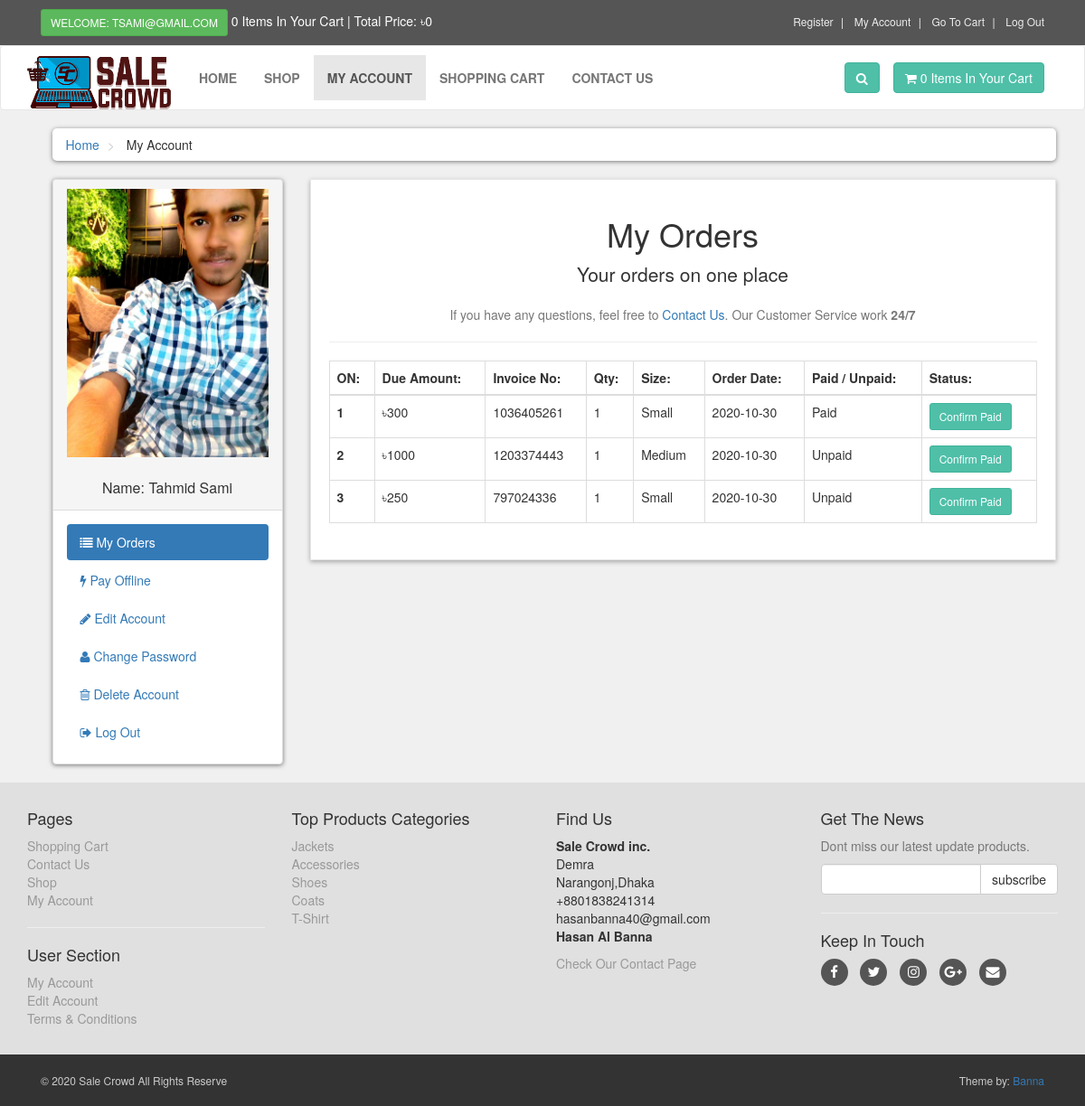
Page /customer/my_account.php?my_orders (signed in) on the committed database.
### tables this page shows
CREATE TABLE `customers` (
  `customer_id` int(10) NOT NULL,
  `customer_name` varchar(255) NOT NULL,
  `customer_email` varchar(255) NOT NULL,
  `customer_pass` varchar(255) NOT NULL,
  `token` int(11) NOT NULL,
  `status` int(11) NOT NULL,
  `customer_country` text NOT NULL,
  `customer_city` text NOT NULL,
  `customer_contact` varchar(255) NOT NULL,
  `customer_address` text NOT NULL,
  `customer_image` text NOT NULL,
  `customer_ip` varchar(100) NOT NULL
);

CREATE TABLE `customer_orders` (
  `order_id` int(10) NOT NULL,
  `customer_id` int(10) NOT NULL,
  `due_amount` int(100) NOT NULL,
  `invoice_no` int(100) NOT NULL,
  `qty` int(10) NOT NULL,
  `size` text NOT NULL,
  `order_date` date NOT NULL,
  `order_status` text NOT NULL
);

CREATE TABLE `product_categories` (
  `p_cat_id` int(10) NOT NULL,
  `p_cat_title` text NOT NULL,
  `p_cat_top` text NOT NULL,
  `p_cat_image` text NOT NULL
);

### customer/my_orders.php (the view)
<center>
    <h1> My Orders </h1>
    <p class="lead"> Your orders on one place</p>
    <p class="text-muted">
        If you have any questions, feel free to <a href="../contact.php">Contact Us</a>. Our Customer Service work <strong>24/7</strong>
    </p>
</center>
<hr>
<div class="table-responsive">
    <table class="table table-bordered table-hover">
        <thead>
            <tr>
                <th> ON: </th>
                <th> Due Amount: </th>
                <th> Invoice No: </th>
                <th> Qty: </th>
                <th> Size: </th>
                <th> Order Date:</th>
                <th> Paid / Unpaid: </th>
                <th> Status: </th>
            </tr>
        </thead>
        <tbody>
           <?php
            $customer_session = $_SESSION['customer_email'];
            $get_customer = "select * from customers where customer_email='$customer_session'";
            $run_customer = mysqli_query($con,$get_customer);
            $row_customer = mysqli_fetch_array($run_customer);
            $customer_id = $row_customer['customer_id'];
            $get_orders = "select * from customer_orders where customer_id='$customer_id'";
            $run_orders = mysqli_query($con,$get_orders);
            $i = 0;
            while($row_orders = mysqli_fetch_array($run_orders)){
                $order_id = $row_orders['order_id'];
                $due_amount = $row_orders['due_amount'];
                $invoice_no = $row_orders['invoice_no'];
                $qty = $row_orders['qty'];
                $size = $row_orders['size'];
                $order_date = substr($row_orders['order_date'],0,11);
                $order_status = $row_orders['order_status'];
                $i++;
                if($order_status=='pending'){
                    $order_status = 'Unpaid';
                }else{
                    $order_status = 'Paid';
                }
            ?>
            <tr>
                <th> <?php echo $i; ?> </th>
                <td> ৳<?php echo $due_amount; ?> </td>
                <td> <?php echo $invoice_no; ?> </td>
                <td> <?php echo $qty; ?> </td>
                <td> <?php echo $size; ?> </td>
                <td> <?php echo $order_date; ?> </td>
                <td> <?php echo $order_status; ?> </td>
                <td>
                    <a href="confirm.php?order_id=<?php echo $order_id; ?>" target="_blank" class="btn btn-primary btn-sm"> Confirm Paid </a>
                </td>
            </tr>
            <?php } ?>
        </tbody>
    </table>
</div>

### customer/includes/sidebar.php
<div class="panel panel-default sidebar-menu">
    <div class="panel-heading">
        <?php
        $customer_session = $_SESSION['customer_email'];
        $get_customer = "select * from customers where customer_email='$customer_session'";
        $run_customer = mysqli_query($con,$get_customer);
        $row_customer = mysqli_fetch_array($run_customer);
        $customer_image = $row_customer['customer_image'];
        $customer_name = $row_customer['customer_name'];
        if(!isset($_SESSION['customer_email'])){
        }else{
            echo "
                <center>
                    <img src='customer_images/$customer_image' class='img-responsive' >
                </center>
                <br/>
                <h3 class='panel-title' align='center'>
                    Name: $customer_name
                </h3>
            ";
        }
        ?>
    </div>
    <div class="panel-body">
        <ul class="nav-pills nav-stacked nav">
            <li class="<?php if(isset($_GET['my_orders'])){ echo "active"; } ?>">
                <a href="my_account.php?my_orders">
                    <i class="fa fa-list"></i> My Orders
                </a>
            </li>
            <li class="<?php if(isset($_GET['pay_offline'])){ echo "active"; } ?>">
                <a href="my_account.php?pay_offline">
                    <i class="fa fa-bolt"></i> Pay Offline
                </a>
            </li>
            <li class="<?php if(isset($_GET['edit_account'])){ echo "active"; } ?>">
                <a href="my_account.php?edit_account">
                    <i class="fa fa-pencil"></i> Edit Account
                </a>
            </li>
            <li class="<?php if(isset($_GET['change_pass'])){ echo "active"; } ?>">
                <a href="my_account.php?change_pass">
                    <i class="fa fa-user"></i> Change Password
                </a>
            </li>
            <li class="<?php if(isset($_GET['delete_account'])){ echo "active"; } ?>">
                <a href="my_account.php?delete_account">
                    <i class="fa fa-trash-o"></i> Delete Account
                </a>
            </li>
            <li>
                <a href="logout.php">
                    <i class="fa fa-sign-out"></i> Log Out
                </a>
            </li>
        </ul>
    </div>
</div>

### customer/includes/footer.php (shortened to what this page needs)
<div id="footer">
    <div class="container">
        <div class="row">
            <div class="col-sm-6 col-md-3">
               <h4>Pages</h4>
                <ul>
                    <li><a href="../cart.php">Shopping Cart</a></li>
                    <li><a href="../contact.php">Contact Us</a></li>
                    <li><a href="../shop.php">Shop</a></li>
                    <li><a href="my_account.php">My Account</a></li>
                </ul>
                <hr>
                <h4>User Section</h4>
                <ul>
                           <?php
                           if(!isset($_SESSION['customer_email'])){
                               echo"<a href='../checkout.php'>Login</a>";
                           }else{
                              echo"<a href='my_account.php?my_orders'>My Account</a>";
                           }
                           ?>
                    <li>
                            <?php
                           if(!isset($_SESSION['customer_email'])){
                               echo"<a href='../checkout.php'>Login</a>";
                           }else{
                              echo"<a href='my_account.php?edit_account'>Edit Account</a>";
                           }
                           ?>
                    </li>
                    <li><a href="../terms.php">Terms & Conditions</a></li>
                </ul>
            </div>
            <div class="com-sm-6 col-md-3">
                <h4>Top Products Categories</h4>
                <ul>
                    <?php
                        $get_p_cats = "select * from product_categories";
                        $run_p_cats = mysqli_query($con,$get_p_cats);
                        while($row_p_cats=mysqli_fetch_array($run_p_cats)){
                            $p_cat_id = $row_p_cats['p_cat_id'];
                            $p_cat_title = $row_p_cats['p_cat_title'];
                            echo "
                                <li>
                                    <a href='../shop.php?p_cat=$p_cat_id'>
                                        $p_cat_title
                                    </a>
                                </li>
                            ";
                        }
                    ?>
                </ul>
            </div>
            <div class="col-sm-6 col-md-3">
                <h4>Find Us</h4>
                <p>
                    <strong>Sale Crowd inc.</strong>
                    <br/>Demra
                    <br/>Narangonj,Dhaka
                    <br/>+8801838241314
                    <br/>hasanbanna40@gmail.com
                    <br/><strong>Hasan Al Banna</strong>
                </p>
                <a href="../contact.php">Check Our Contact Page</a>
            </div>
            <div class="col-sm-6 col-md-3">
                <h4>Get The News</h4>
                <p class="text-muted">
                    Dont miss our latest update products.
                </p>
                <form action="https://feedburner.google.com/fb/a/mailverify" method="post" target="popupwindow" onsubmit="window.open('https://feedburner.google.com/fb/a/mailverify?uri=M-devMedia', 'popupwindow', 'scrollbars=yes,width=550,height=520');return true" method="post">
                    <div class="input-group">
                        <input type="text" class="form-control" name="email">
                        <span class="input-group-btn">
                            <input type="submit" value="subscribe" class="btn btn-default">
                        </span>
                    </div>
                </form>
                <hr>
                <h4>Keep In Touch</h4>
                <p class="social">
                    <a href="../#" class="fa fa-facebook"></a>
                    <a href="../#" class="fa fa-twitter"></a>
                    <a href="../#" class="fa fa-instagram"></a>
                    <a href="../#" class="fa fa-google-plus"></a>
                    <a href="../#" class="fa fa-envelope"></a>
                </p>
            </div>
        </div>
    </div>
</div>
<div id="copyright">
    <div class="container">
        <div class="col-md-6">
            <p class="pull-left">&copy; 2020 Sale Crowd All Rights Reserve</p>
        </div>
        <div class="col-md-6">
            <p class="pull-right">Theme by: <a href="#">Banna</a></p>
        </div>
    </div>
</div>

### customer/styles/style.css (style rules this page uses)
body { font-size: 14px; line-height: 1.42857143; color: #333333; background: #f0f0f0; overflow-x: hidden; }
.btn-primary { color: rgb(255, 255, 255); background: rgb(79, 191, 168); border-color: rgb(65, 179, 156); }
#content .panel.sidebar-menu { box-sizing: border-box; box-shadow: 0px 1px 5px rgba(0, 0, 0, .5); }
#content .panel.sidebar-menu h3 { padding: 5px 0px; margin: 0px; }
#footer { background: #e0e0e0; padding: 20px 0; }
#footer a { color: #999999; padding: 0; text-decoration: none; }
#footer ul { list-style: none; padding-left: 0px; }
#footer .social { text-align: left; }
#footer .social a { margin: 0px 10px 0px 0px; display: inline-block; color: #ffffff; width: 30px; height: 30px; border-radius: 15px; line-height: 30px; font-size: 15px; text-align: center; vertical-align: bottom; background: #555555; text-decoration: none; }
#copyright { background: #333333; color: #cccccc; padding: 20px 0px; font-size: 12px; }
#copyright p { margin: 0px; }

### rows in the picture
customers: customer_image (picture), customer_name "Tahmid Sami"
customer_orders: due_amount "300", invoice_no "1036405261", qty "1", size "Small", order_date "2020-10-30", order_status "Paid"
customer_orders: due_amount "1000", invoice_no "1203374443", qty "1", size "Medium", order_date "2020-10-30", order_status "Unpaid"
customer_orders: due_amount "250", invoice_no "797024336", qty "1", size "Small", order_date "2020-10-30", order_status "Unpaid"
product_categories: p_cat_title "Jackets"
product_categories: p_cat_title "Accessories"
product_categories: p_cat_title "Shoes"
product_categories: p_cat_title "Coats"
product_categories: p_cat_title "T-Shirt"

### other values in the picture
$_SESSION['customer_email'] "TSAMI@GMAIL.COM"
$count_items "0 0"
$total "0"
